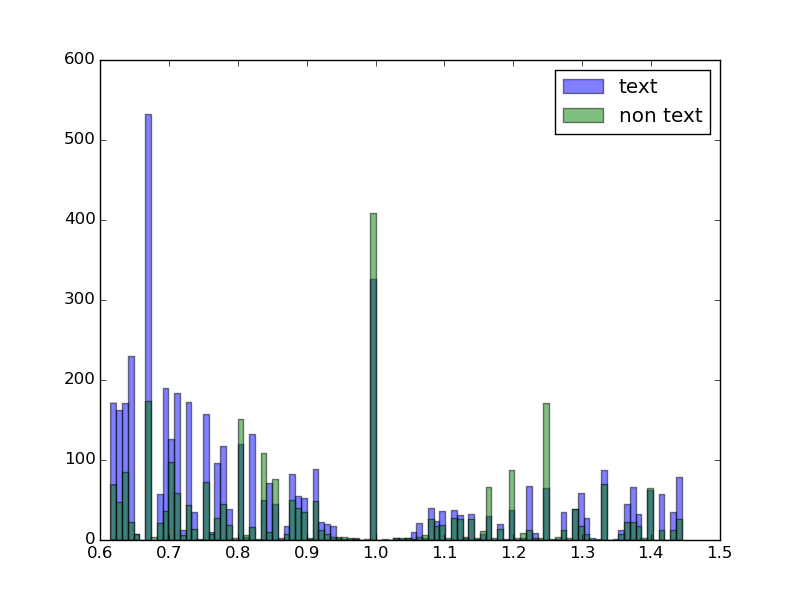
#> input picture extra-things/aspectratiohisttextnontext25to75percentile.png, 800 x 600 px
$ python heuHeuristic1.py ../../../../extra-things/aspectratiohisttextnontext25to75percentile.png   (Python 2 division)
#> lines starting #> are read from the running program, lines starting #| are printed output that depends on the picture
import sys
from PIL import Image
import numpy as np
import colorsys
from operator import itemgetter


def returnClosestrange(val):
    coloranges = range(0, 360, 10)
    mindif = 10000
    minindex = 0
    for index, item in enumerate(coloranges):
        dif = abs(item - val)
        if dif < mindif:
            mindif = dif
            minindex = index
    return coloranges[minindex]


imagefile = sys.argv[1]
print imagefile
imagetobesaved = imagefile[:-4] + "-hued.png"
im = Image.open(imagefile).convert('RGB')
imagedata = np.asarray(im)

huedict = {}
for i in range(0, imagedata.shape[0]):
    for j in range(0, imagedata.shape[1]):
        rgbcolor = imagedata[i][j]
        r = rgbcolor[0]
        g = rgbcolor[1]
        b = rgbcolor[2]
        h, s, v = colorsys.rgb_to_hsv(rgbcolor[0] / 255., rgbcolor[1] / 255., rgbcolor[2] / 255.)
        h = int(360 * h)
        s = int(100 * s)
        v = int(100 * v)
        if v > 5 and s > 10:
            if h in huedict:
                huedict[h].append(((i, j), (h, s, v), (r, g, b)))
            else:
                huedict[h] = [((i, j), (h, s, v), (r, g, b))]
#> after the loop, huedict = 55 items

modhuedict = {}
for item in huedict.keys():
    if returnClosestrange(item) in modhuedict:
        for var in huedict[item]:
            modhuedict[returnClosestrange(item)].append(var)
    else:
        modhuedict[returnClosestrange(item)] = []
        for var in huedict[item]:
            modhuedict[returnClosestrange(item)].append(var)
#> this loop made 55 passes
#> item on passes 2 to 13: 120, 142, 134, 135, 165, 168, 173, 172, 180, 205, 217, 220
#> item on pass 1: 240

modhuedictlen = {}
for index, item in enumerate(modhuedict.keys()):
    modhuedictlen[item] = len(modhuedict[item])
#> this loop made 12 passes
#> item on passes 1 to 12: 240, 120, 140, 130, 160, 170, 180, 200, 220, 230, 150, 210

modhuesorted = sorted(modhuedictlen.items(), key=itemgetter(1), reverse=True)
nocolor = 1
colorfreq = [x[1] for x in modhuesorted]
for i in range(1, len(colorfreq)):
    if colorfreq[i - 1] - colorfreq[i] > 0.5 * colorfreq[i - 1]:
        break
    else:
        nocolor += 1
#> this loop made 1 pass

finalcolors = modhuesorted[0:nocolor]
print "no of base colors", nocolor
#| no of base colors 1
imagedatacopy = np.zeros(imagedata.shape)
imagedatacopy[:, :] = [255, 255, 255]
with open("predictedbasecolors-h1", "a") as f:
    f.write(imagefile + "," + str(nocolor) + "\n")
for item in finalcolors:
    # print item,item[0]
    pixelist = modhuedict[item[0]]
    for item2 in pixelist:
        pixel = item2[0]
        pixelcolor = np.asarray(list(item2[-1]))
        # print pixel,pixelcolor
        pixelx = pixel[0]
        pixely = pixel[1]
        imagedatacopy[pixelx][pixely] = pixelcolor
#> this loop made 1 pass
#> item on pass 1: (240, 12930)
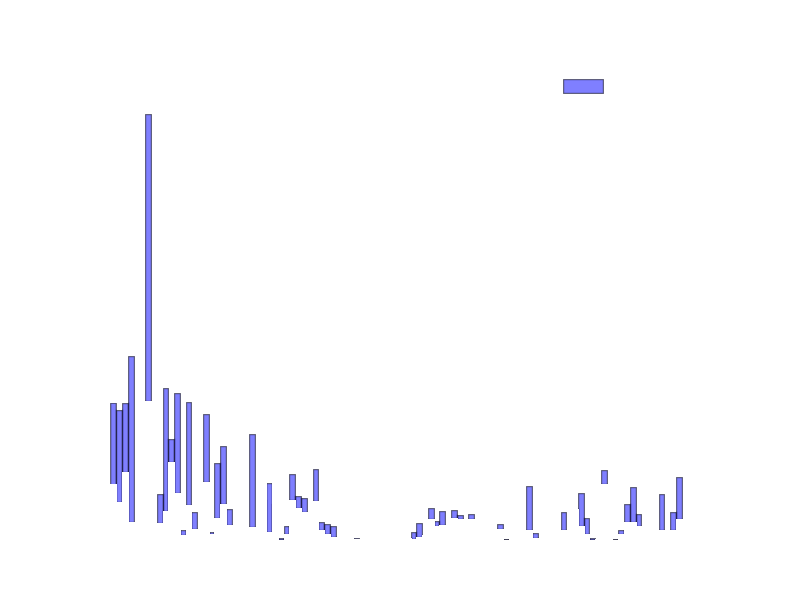
#> imagedatacopy: shape (600, 800, 3) float64; mean of channels 0, 1, 2 251.1, 251.1, 253.8; drawn as R, G, B

imPIL = Image.fromarray(np.uint8(imagedatacopy))
imPIL.save(imagetobesaved)
# im.show()
